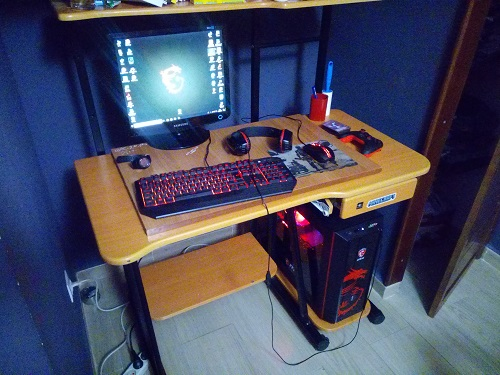
#> input picture Project/test_imgs/desk.jpg, 500 x 375 px
$ jupyter execute --allow-errors object_detection.ipynb   (text cells are left out)
#> lines starting #> are read from the running program, lines starting #| are printed output that depends on the picture; after the words box and inside, x2 and y2 are one past the last pixel; in counts of white or black regions, pixels touching at a corner belong together
[cell 1]
import cv2

# img = cv2.imread('test_imgs/riad.jpg')
cap = cv2.VideoCapture(0)
cap.set(3,640)
cap.set(4,480)

classNames =[]
classFile = 'coco.names'
with open(classFile,'rt') as f:
#> (reads Project/coco.names from the repository)
    classNames = f.read().rstrip('\n').split('\n')

configPath = 'ssd_mobilenet_v3_large_coco_2020_01_14.pbtxt'
weightsPath = 'frozen_inference_graph.pb'

#> (the rest of this cell did not finish here and is left out)

[cell 2]
import cv2

img = cv2.imread('test_imgs/desk.jpg')
#> img is the input picture: shape (375, 500, 3); mean B, G, R 95.8, 74.7, 73.2

classNames =[]
classFile = 'coco.names'
with open(classFile,'rt') as f:
    classNames = f.read().rstrip('\n').split('\n')

configPath = 'ssd_mobilenet_v3_large_coco_2020_01_14.pbtxt'
weightsPath = 'frozen_inference_graph.pb'

#> (the rest of this cell did not finish here and is left out)

[cell 3]
import cv2

# Load the cascade
face_cascade = cv2.CascadeClassifier('haarcascade_frontalface_default.xml')

# To capture video from webcam.
cap = cv2.VideoCapture(0)
# To use a video file as input
# cap = cv2.VideoCapture('filename.mp4')

while True:
    # Read the frame
    _, img = cap.read()
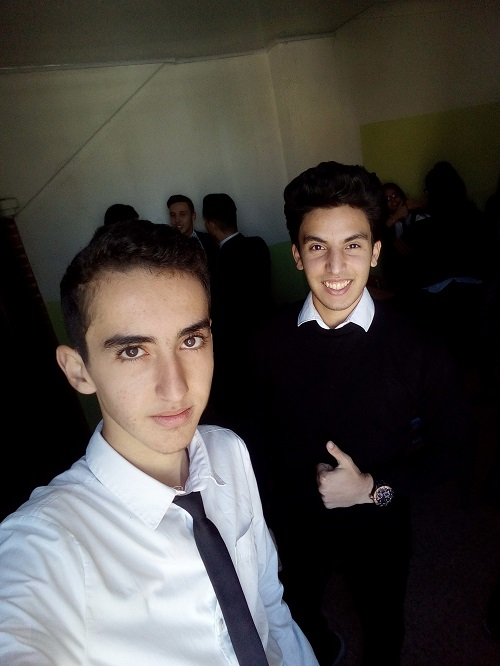
#> input picture Project/test_imgs/riad.jpg, 500 x 666 px, given in place of the camera
#> img is the input picture: shape (666, 500, 3); mean B, G, R 64.2, 68.1, 71.7
    # Convert to grayscale
    gray = cv2.cvtColor(img, cv2.COLOR_BGR2GRAY)
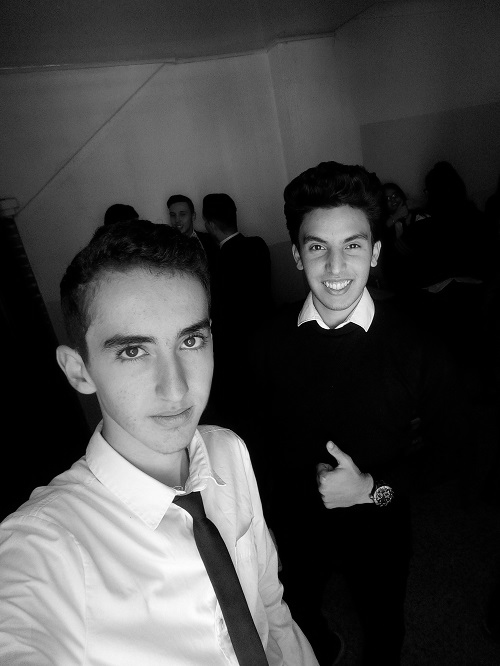
#> gray: shape (666, 500); min 0, max 255, mean 68.7
    # Detect the faces
    faces = face_cascade.detectMultiScale(gray, 1.1, 4)
#> faces = [[165, 203, 29, 29], [290, 212, 92, 92], [77, 280, 169, 169]]
    # Draw the rectangle around each face
    for (x, y, w, h) in faces:
        cv2.rectangle(img, (x, y), (x+w, y+h), (255, 0, 0), 2)
#> this loop made 3 passes
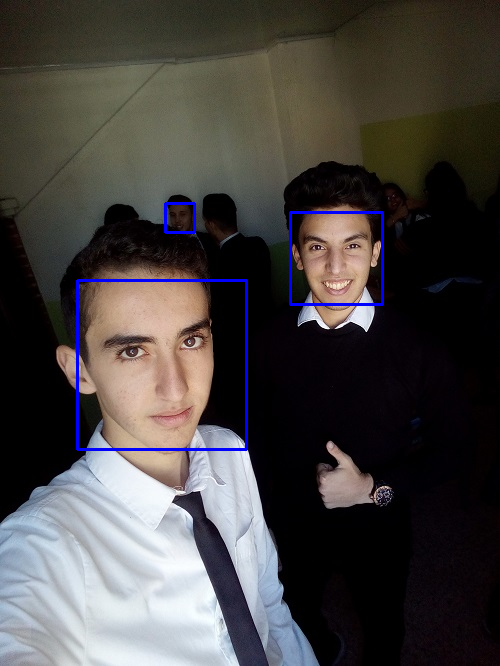
#> img: shape (666, 500, 3); 1.04% of pixels changed, all inside (x1, y1, x2, y2) = (76, 202, 384, 451)
    # Display
    cv2.imshow('img', img)
    # Stop if escape key is pressed
    k = cv2.waitKey(30) & 0xff
#> (key q is pressed here)
    if k==27:
        break
# Release the VideoCapture object
cap.release()
cv2.destroyAllWindows()

[cell 4]
import numpy as np
import cv2

cap = cv2.VideoCapture(0)
face_cascade = cv2.CascadeClassifier(cv2.data.haarcascades + 'haarcascade_frontalface_default.xml')
eye_cascade = cv2.CascadeClassifier(cv2.data.haarcascades + 'haarcascade_eye.xml')

while True:
    ret, frame = cap.read()

    gray = cv2.cvtColor(frame, cv2.COLOR_BGR2GRAY)
    faces = face_cascade.detectMultiScale(gray, 1.3, 5)
#> faces = [[291, 213, 89, 89], [81, 283, 164, 164]]
    for (x, y, w, h) in faces:
        cv2.rectangle(frame, (x, y), (x + w, y + h), (255, 0, 0), 5)
        roi_gray = gray[y:y+w, x:x+w]
        roi_color = frame[y:y+h, x:x+w]
        eyes = eye_cascade.detectMultiScale(roi_gray, 1.3, 5)
        for (ex, ey, ew, eh) in eyes:
            cv2.rectangle(roi_color, (ex, ey), (ex + ew, ey + eh), (0, 255, 0), 5)
#> this loop made 2 passes
#> (x, y, w, h, eyes) on passes 1 to 2: (291, 213, 89, 89, [[50, 22, 24, 24]]), (81, 283, 164, 164, [[31, 51, 36, 36], [91, 40, 37, 37], [14, 33, 62, 62]])
#> pass 1, `roi_gray = gray[y:y+w, x:x+w]`:
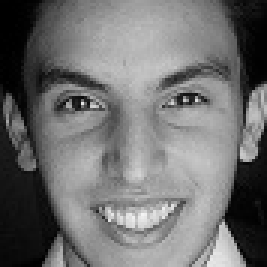
#> roi_gray: shape (89, 89) (shown 3 times larger); min 0, max 244, mean 112.1
#> pass 1, `roi_color = frame[y:y+h, x:x+w]`:
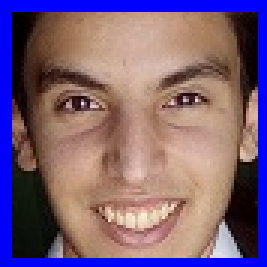
#> roi_color: shape (89, 89, 3) (shown 3 times larger); mean B, G, R 120, 95.5, 122.3
#> pass 2, `roi_gray = gray[y:y+w, x:x+w]`:
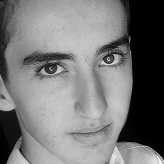
#> roi_gray: shape (164, 164); min 0, max 246, mean 118.7
#> pass 2, `roi_color = frame[y:y+h, x:x+w]`:
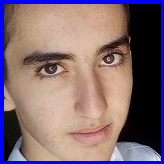
#> roi_color: shape (164, 164, 3); mean B, G, R 114.5, 106.5, 129.5
#> after the loop:
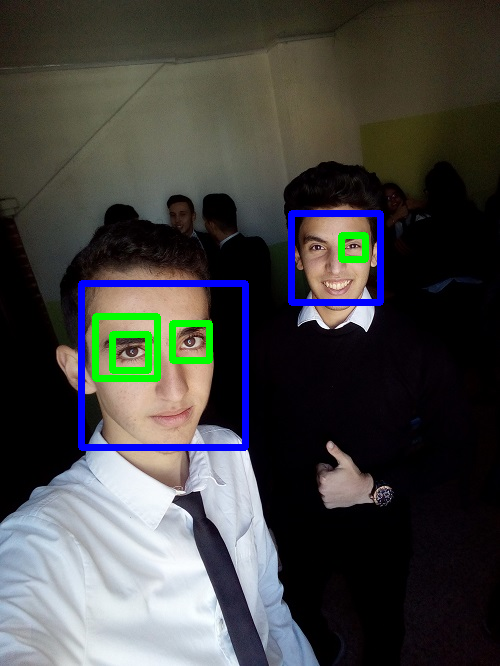
#> frame: shape (666, 500, 3); 3.43% of pixels changed, all inside (x1, y1, x2, y2) = (78, 210, 384, 451)
#> after the loop:
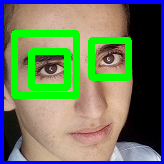
#> roi_color: shape (164, 164, 3); 13.83% of pixels changed, all inside (x1, y1, x2, y2) = (11, 30, 132, 99)

    cv2.imshow('frame', frame)

    if cv2.waitKey(1) == ord('q'):
#> (key q is pressed here)
        break

cap.release()
cv2.destroyAllWindows()
